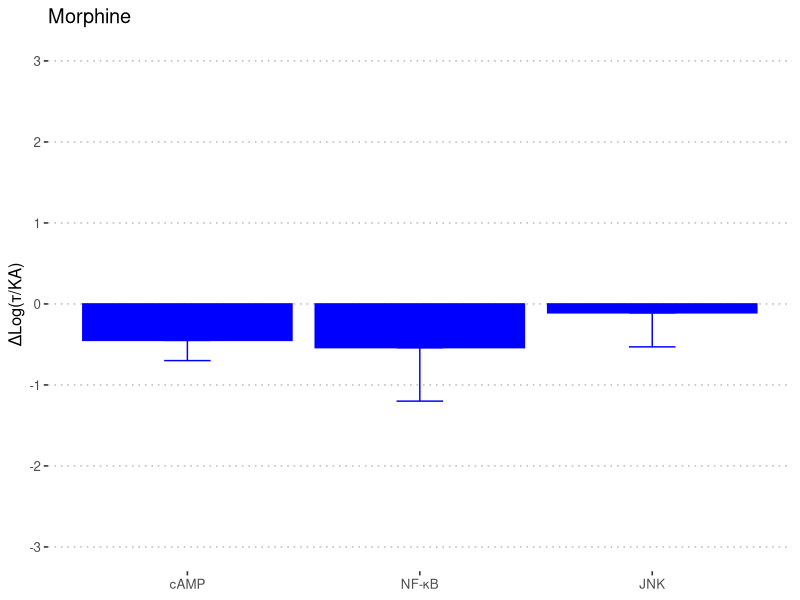
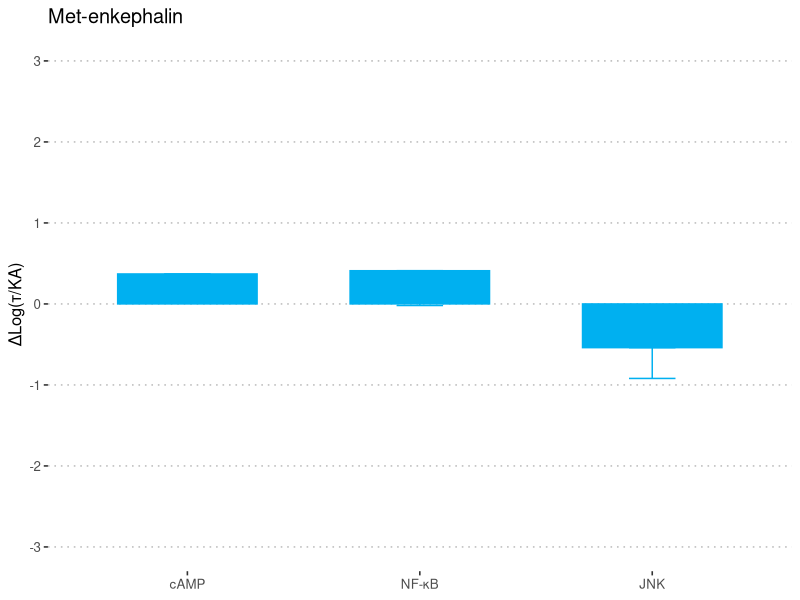
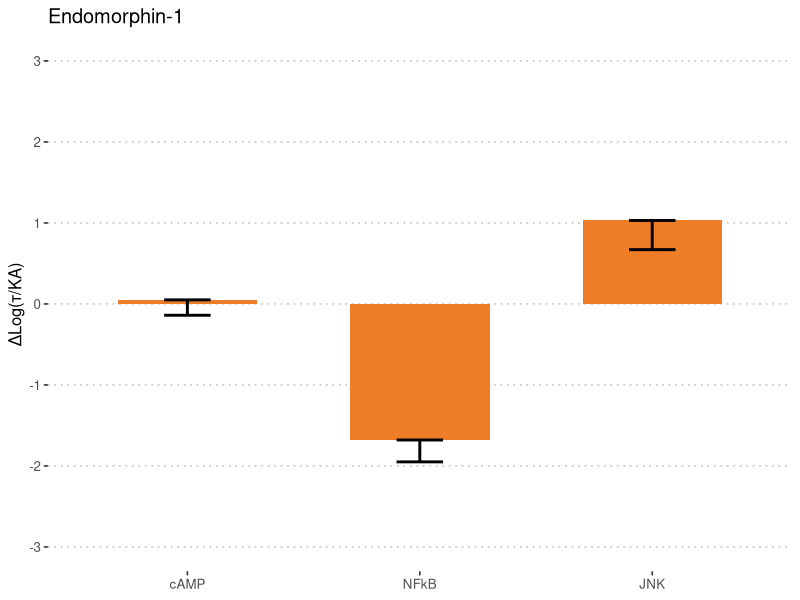
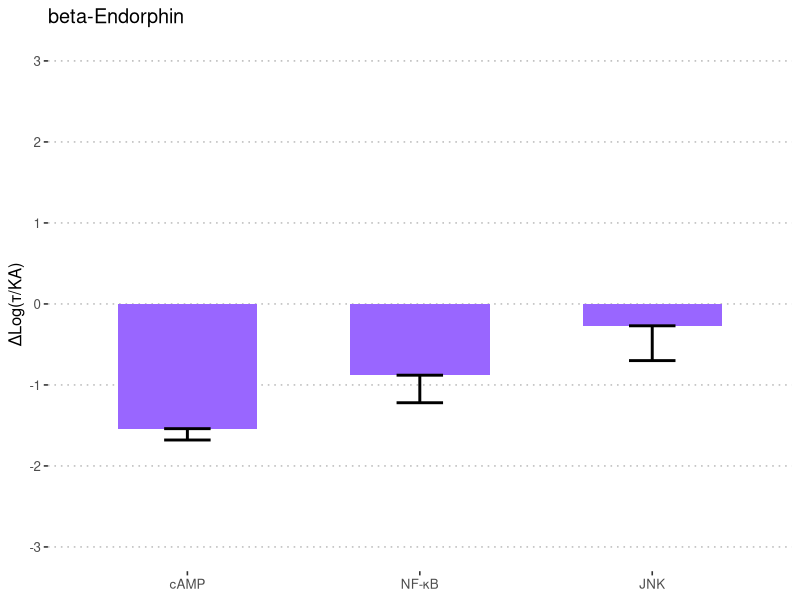
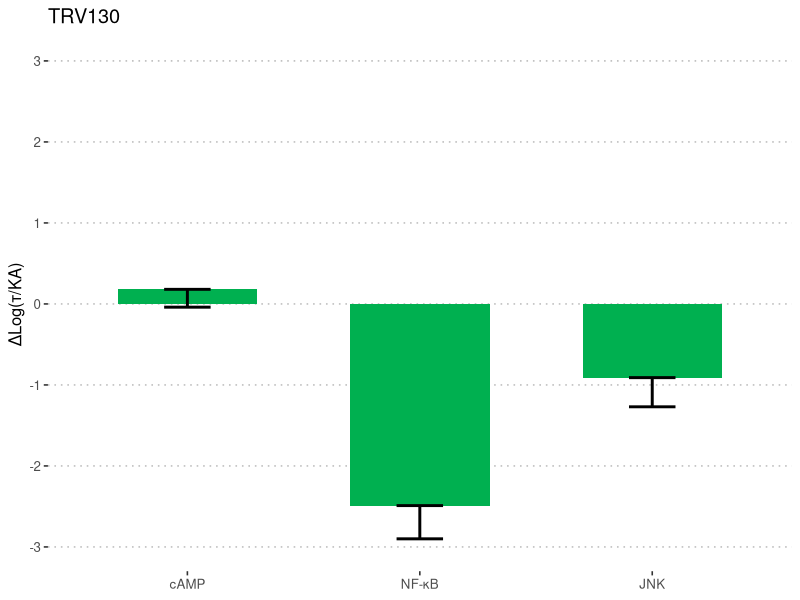
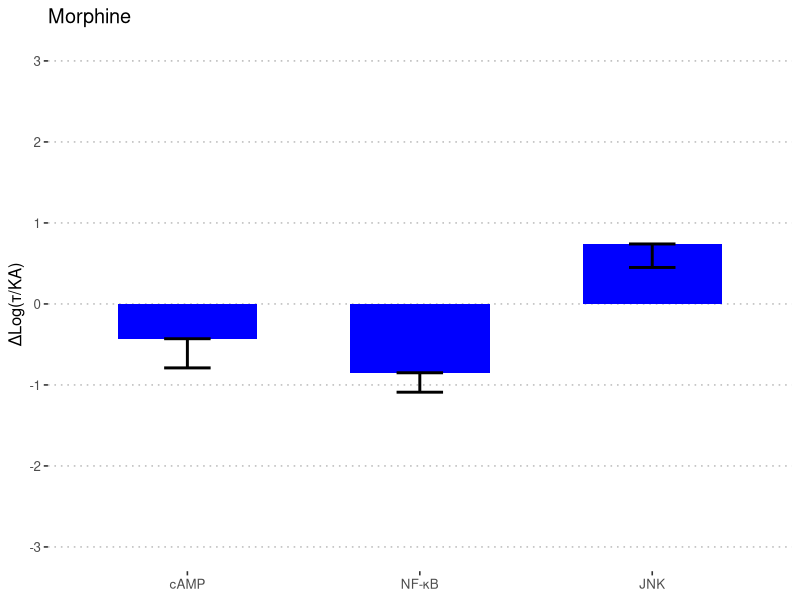
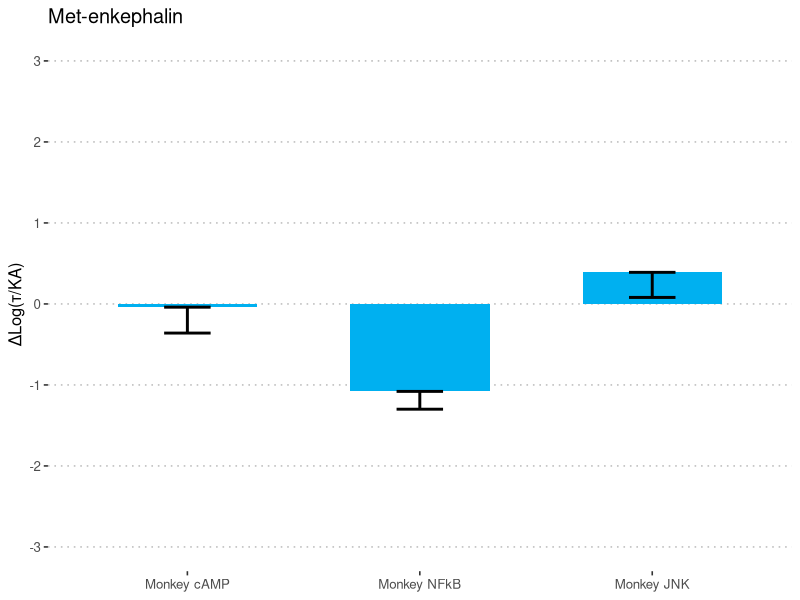
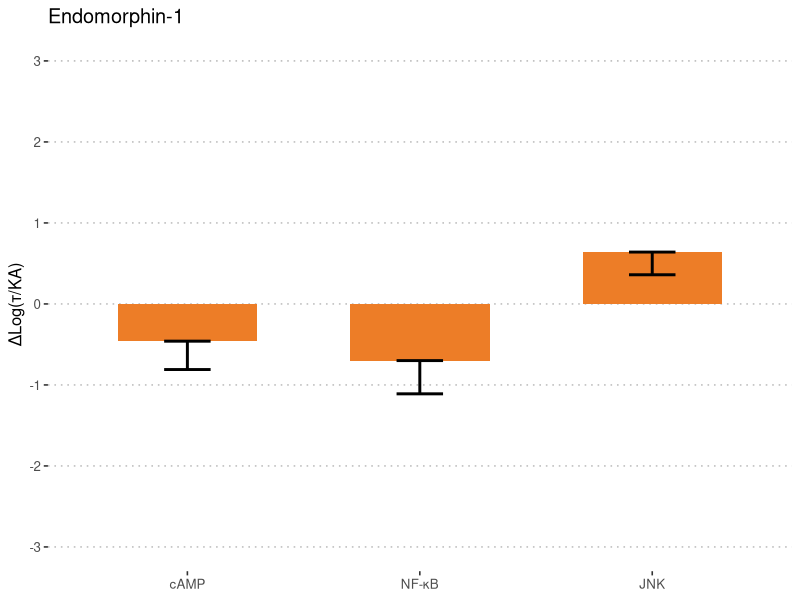

Generate these figures, in order, with R:
# Barplots of ΔlogKa
library(tidyverse)
library(ggpubr)

# Import deltalog data
df <- as.data.frame(read.csv(file = "data/deltalogka.csv", header = TRUE, sep = ","))

# columns
cols <- c("Morphine", "Met.enkephalin", "endomorphin.1", "b.endorphin", "TRV130")

# Filter data fram by only human data
humandf <- dplyr::filter(df, grepl("Human", X))
humandf$X <- factor(humandf$X, levels = c("Human cAMP", "Human NFkB", "Human JNK"))

# Filter data fram by only monkey data
mmdf <- dplyr::filter(df, grepl("Monkey", X))
mmdf$X <- factor(mmdf$X, levels = c("Monkey cAMP", "Monkey NFkB", "Monkey JNK"))

# Monkey Morphine Plot
# Correctly formatted!!!
ggplot(mmdf, aes(x = X, y = Morphine)) +
  geom_errorbar(aes(ymin = Morphine, ymax = Morphine-Morphine.SEM), width = .2,
                color = "#0000ff", position = position_dodge(.9)) +
  geom_bar(position = position_dodge(), stat = "identity", fill = "#0000ff",
           colour="#0000ff") +
  scale_x_discrete(labels = c(
    "Monkey cAMP" = "cAMP",
    "Monkey NFkB" = "NF-κB",
    "Monkey JNK" = "JNK"
  )) +
  theme(
    panel.grid.major = element_blank(), panel.grid.minor = element_blank(),
    panel.background = element_blank()
  ) + ggtitle("Morphine") +
  xlab(NULL) + ylab("ΔLog(τ/KA)") + theme_pubclean() +
  scale_y_continuous(breaks=c(-3,-2, -1, 0, 1, 2, 3), limits=c(-3, 3))

ggsave("figures/monkey_morphine.tiff", device = "tiff")

# Monkey Metenkephalin Plot
ggplot(mmdf, aes(x = mmdf$X, y = mmdf$Met.enkephalin)) +
  geom_errorbar(aes(ymin = Met.enkephalin, ymax = Met.enkephalin-Met.enkephalin.SEM), width = .2, color = "#00b0f0", position = position_dodge(.9)) +
  geom_bar(position = position_dodge(.01), width = 0.6, stat = "identity", fill = "#00b0f0", colour="#00b0f0") +
  scale_x_discrete(labels = c(
    "Monkey cAMP" = "cAMP",
    "Monkey JNK" = "JNK",
    "Monkey NFkB" = "NF-κB"
  )) +
  theme(
    panel.grid.major = element_blank(), panel.grid.minor = element_blank(),
    panel.background = element_blank()
  ) + ggtitle("Met-enkephalin") +
  xlab(NULL) + ylab("ΔLog(τ/KA)") + theme_pubclean() +
  scale_y_continuous(breaks=c(-3,-2, -1, 0, 1, 2, 3), limits=c(-3, 3))

ggsave("figures/monkey_metenkephalin.tiff", device = "tiff")

# Monkey endomorphin.1 Plot
ggplot(mmdf, aes(x = X, y = endomorphin.1)) + geom_bar(position = position_dodge(.01), width = 0.6, stat = "identity", fill = "#ed7d27") +
  geom_errorbar(aes(ymin = endomorphin.1, ymax = endomorphin.1-endomorphin.1.SEM), width = .2, color = "black", size = 1, position = position_dodge(.05)) +
  scale_x_discrete(labels = c(
    "Monkey cAMP" = "cAMP",
    "Monkey NFkB" = "NFkB",
    "Monkey JNK" = "JNK"
  )) +
  theme(
    panel.grid.major = element_blank(), panel.grid.minor = element_blank(),
    panel.background = element_blank()
  ) + ggtitle("Endomorphin-1") +
  xlab(NULL) + ylab("ΔLog(τ/KA)") + theme_pubclean() +
  scale_y_continuous(breaks=c(-3,-2, -1, 0, 1, 2, 3), limits=c(-3, 3))

ggsave("figures/monkey_endomorphin1.tiff", device = "tiff")

# Monkey beta-Endorphin Plot
ggplot(mmdf, aes(x = mmdf$X, y = mmdf$b.endorphin)) + geom_bar(position = position_dodge(.01), width = 0.6, stat = "identity", fill = "#9966ff") +
  geom_errorbar(aes(ymin = b.endorphin, ymax = b.endorphin-b.endorphin.SEM), width = .2, color = "black", size = 1, position = position_dodge(.4)) +
  scale_x_discrete(labels = c(
    "Monkey cAMP" = "cAMP", "Monkey JNK" = "JNK",
    "Monkey NFkB" = "NF-κB"
  )) +
  theme(
    panel.grid.major = element_blank(), panel.grid.minor = element_blank(),
    panel.background = element_blank()
  ) + ggtitle("beta-Endorphin") +
  xlab(NULL) + ylab("ΔLog(τ/KA)") + theme_pubclean() +
  scale_y_continuous(breaks=c(-3,-2, -1, 0, 1, 2, 3), limits=c(-3, 3))

ggsave("figures/monkey_betaendorphin.tiff", device = "tiff")

# Monkey TRV130 Plot
ggplot(mmdf, aes(x = X, y = TRV130)) + geom_bar(position = position_dodge(.01), width = 0.6, stat = "identity", fill = "#00b050") +
  geom_errorbar(aes(ymin = TRV130, ymax = TRV130-TRV130.SEM), width = .2, color = "black", size = 1, position = position_dodge(.05)) +
  scale_x_discrete(labels = c(
    "Monkey cAMP" = "cAMP",
    "Monkey NFkB" = "NF-κB",
    "Monkey JNK" = "JNK"
  )) +
  theme(
    panel.grid.major = element_blank(), panel.grid.minor = element_blank(),
    panel.background = element_blank()
  ) + ggtitle("TRV130") +
  xlab(NULL) + ylab("ΔLog(τ/KA)") + theme_pubclean() +
  scale_y_continuous(breaks=c(-3,-2, -1, 0, 1, 2, 3), limits=c(-3, 3))

ggsave("figures/monkey_trv130.tiff", device = "tiff")

###############################################################################
###############################################################################
###############################################################################
###############################################################################
###############################################################################

# Human Morphine Plot
ggplot(humandf, aes(x = X, y = Morphine)) + geom_bar(position = position_dodge(.01), width = 0.6, stat = "identity", fill = "#0000ff") +
  geom_errorbar(aes(ymin = Morphine, ymax = Morphine-Morphine.SEM), width = .2, color = "black", size = 1, position = position_dodge(.05)) +
  scale_x_discrete(labels = c(
    "Human cAMP" = "cAMP",
    "Human NFkB" = "NF-κB",
    "Human JNK" = "JNK"
  )) +
  theme(
    panel.grid.major = element_blank(), panel.grid.minor = element_blank(),
    panel.background = element_blank()
  ) + ggtitle("Morphine") +
  xlab(NULL) + ylab("ΔLog(τ/KA)") + theme_pubclean() +
  scale_y_continuous(breaks=c(-3,-2, -1, 0, 1, 2, 3), limits=c(-3, 3))

ggsave("figures/human_morphine.tiff", device = "tiff")

# Human Metenkephalin Plot
ggplot(humandf, aes(x = mmdf$X, y = humandf$Met.enkephalin)) + geom_bar(position = position_dodge(.01), width = 0.6, stat = "identity", fill = "#00b0f0") +
  geom_errorbar(aes(ymin = Met.enkephalin, ymax = Met.enkephalin-Met.enkephalin.SEM), width = .2, color = "black", size = 1, position = position_dodge(.4)) +
  scale_x_discrete(labels = c(
    "Human cAMP" = "cAMP",
    "Human NFkB" = "NF-κB",
    "Human JNK" = "JNK"
  )) +
  theme(
    panel.grid.major = element_blank(), panel.grid.minor = element_blank(),
    panel.background = element_blank()
  ) + ggtitle("Met-enkephalin") +
  xlab(NULL) + ylab("ΔLog(τ/KA)") + theme_pubclean() +
  scale_y_continuous(breaks=c(-3,-2, -1, 0, 1, 2, 3), limits=c(-3, 3))

ggsave("figures/human_metenkephalin.tiff", device = "tiff")

# Human Endomorphin-1 Plot
ggplot(humandf, aes(x = X, y = endomorphin.1)) + geom_bar(position = position_dodge(.01), width = 0.6, stat = "identity", fill = "#ed7d27") +
  geom_errorbar(aes(ymin = endomorphin.1, ymax = endomorphin.1-endomorphin.1.SEM), width = .2, color = "black", size = 1, position = position_dodge(.05)) +
  scale_x_discrete(labels = c(
    "Human cAMP" = "cAMP",
    "Human NFkB" = "NF-κB",
    "Human JNK" = "JNK"
  )) +
  theme(
    panel.grid.major = element_blank(), panel.grid.minor = element_blank(),
    panel.background = element_blank()
  ) + ggtitle("Endomorphin-1") +
  xlab(NULL) + ylab("ΔLog(τ/KA)") + theme_pubclean() +
  scale_y_continuous(breaks=c(-3,-2, -1, 0, 1, 2, 3), limits=c(-3, 3))

ggsave("figures/human_endomorphin1.tiff", device = "tiff")

# Human beta-Endorphin Plot
ggplot(humandf, aes(x = mmdf$X, y = humandf$b.endorphin)) + geom_bar(position = position_dodge(.01), width = 0.6, stat = "identity", fill = "#9966ff") +
  geom_errorbar(aes(ymin = b.endorphin, ymax = b.endorphin-b.endorphin.SEM), width = .2, color = "black", size = 1, position = position_dodge(.4)) +
  scale_x_discrete(labels = c(
    "Human cAMP" = "cAMP",
    "Human NFkB" = "NF-κB",
    "Human JNK" = "JNK"
  )) +
  theme(
    panel.grid.major = element_blank(), panel.grid.minor = element_blank(),
    panel.background = element_blank()
  ) + ggtitle("beta-Endorphin") +
  xlab(NULL) + ylab("ΔLog(τ/KA)") + theme_pubclean() +
  scale_y_continuous(breaks=c(-3,-2, -1, 0, 1, 2, 3), limits=c(-3, 3))

ggsave("figures/human_betaendorphin.tiff", device = "tiff")

# Human TRV130 Plot
ggplot(humandf, aes(x = X, y = TRV130)) + geom_bar(position = position_dodge(.01), width = 0.6, stat = "identity", fill = "#00b050") +
  geom_errorbar(aes(ymin = TRV130, ymax = TRV130-TRV130.SEM), width = .2, color = "black", size = 1, position = position_dodge(.05)) +
  scale_x_discrete(labels = c(
    "Human cAMP" = "cAMP",
    "Human NFkB" = "NF-κB",
    "Human JNK" = "JNK"
  )) +
  theme(
    panel.grid.major = element_blank(), panel.grid.minor = element_blank(),
    panel.background = element_blank()
  ) + ggtitle("TRV130") +
  xlab(NULL) + ylab("ΔLog(τ/KA)") + theme_pubclean() +
  scale_y_continuous(breaks=c(-3,-2, -1, 0, 1, 2, 3), limits=c(-3, 3))

ggsave("figures/human_trv130.tiff", device = "tiff")
